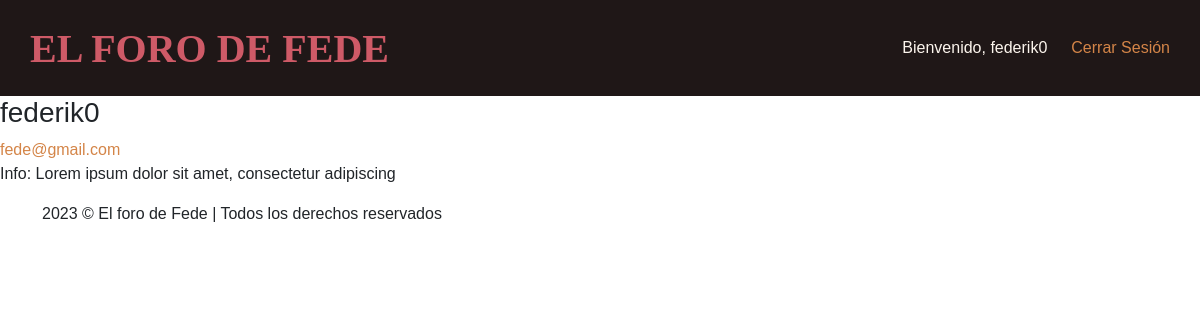
The page /app/pages/authorProfile.php?Id=1 (signed in) on the database its author committed.
### tables this page shows
CREATE TABLE `users` (
  `userId` int(11) NOT NULL,
  `userName` varchar(50) NOT NULL,
  `userPass` varchar(50) NOT NULL,
  `userEmail` varchar(50) NOT NULL,
  `userBio` varchar(50) NOT NULL,
  `roles` varchar(255) NOT NULL DEFAULT 'visitor'
);

### app/pages/authorProfile.php (called while the page is built)
<?php
    require "../components/header.php";
    require "../functions/createProfile.php";
    require "../components/footer.php";
?>

### app/functions/createProfile.php (the view)
<?php
    $authorId = $_GET['Id'];
    require "../config/connect.php";
    $sqlObtainInfo = "SELECT userName, userEmail, userBio FROM users WHERE userId = :id";
    $statementUsers = $db->prepare($sqlObtainInfo);
    $statementUsers->bindParam(':id', $authorId);
    $statementUsers->execute();
    $authorInfo = array();
    $result = $statementUsers->fetch(PDO::FETCH_ASSOC);
    if ($result) {
        $authorInfo = array(
            'name' => $result['userName'],
            'email' => $result['userEmail'],
            'bio' => $result['userBio'],
        );
    }
?>
<section class="author-profile">
    <h3><?php echo $authorInfo['name'] ?></h3>
    <a class="link" href="mailto:<?php echo $authorInfo['email'] ?>">
        <?php echo $authorInfo['email'] ?>
    </a>
    <p>Info: <?php echo $authorInfo['bio'] ?></p>
</section>

### app/view/css/components/texts.css (style rules this page uses)
body * { font-family: 'Trebuchet MS', 'Lucida Sans Unicode', 'Lucida Grande', 'Lucida Sans', 'Arial', sans-serif; }

### app/view/css/components/colors.css (style rules this page uses)
:root { --p_dim: #1F1717; --p_bright: #FCF5ED; --p_peach: #d48548; --p_berry: #CE5A67; --p_berry-b: #5a79ce; --dark: #0C0C0C; --light: #e4e4e4; }

### rows shown on the page
users: userName "federik0", userEmail "fede@gmail.com", userBio "Lorem ipsum dolor sit amet, consectetur adipiscing"

### other values the page prints
$_SESSION['userName'] "federik0"
